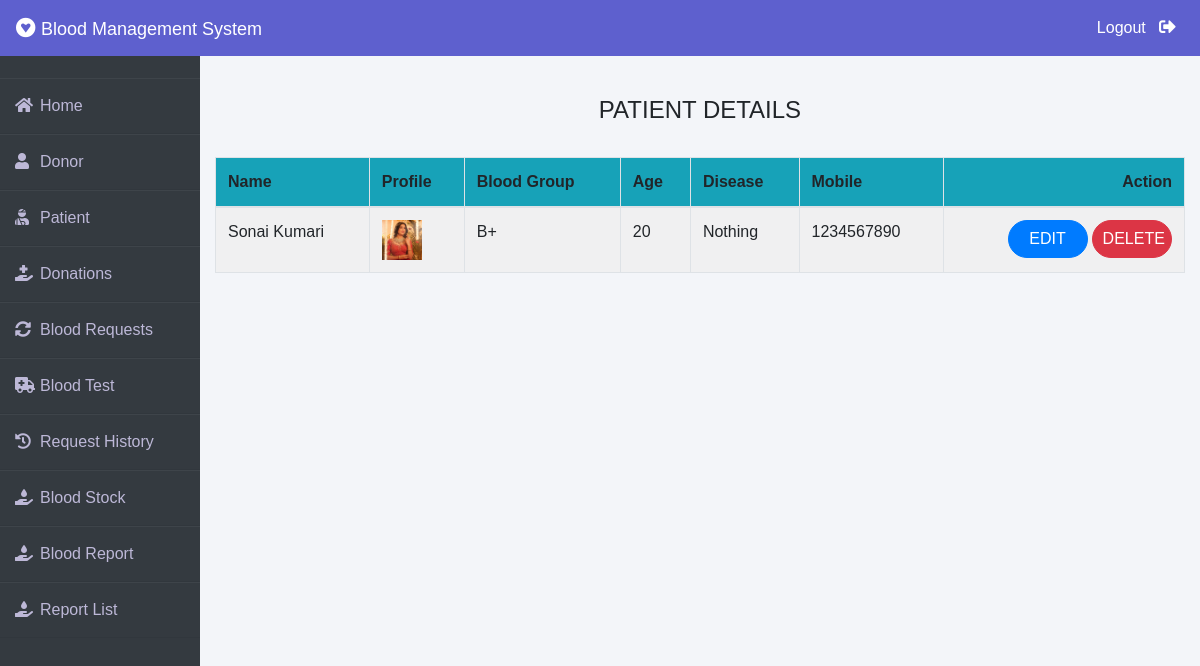
The page /admin-patient (signed in) on the database its author committed.
### patient/models.py (models this page shows, shortened)
class Patient(models.Model):
    user=models.OneToOneField(User,on_delete=models.CASCADE)
    profile_pic= models.ImageField(upload_to='profile_pic/Patient/',null=True,blank=True)
    age=models.PositiveIntegerField()
    bloodgroup=models.CharField(max_length=10)
    disease=models.CharField(max_length=100)
    doctorname=models.CharField(max_length=50)
    address = models.CharField(max_length=40)
    mobile = models.CharField(max_length=20,null=False)
    @property
    def get_name(self):
        return self.user.first_name+" "+self.user.last_name

### blood/views.py (the view)
# urls.py: path('admin-patient', views.admin_patient_view,name='admin-patient'),
@login_required(login_url='adminlogin')
def admin_patient_view(request):
    patients=pmodels.Patient.objects.all()
    return render(request,'blood/admin_patient.html',{'patients':patients})

### templates/blood/admin_patient.html
{% extends 'blood/adminbase.html' %}
{% block content %}
{% load widget_tweaks %}
{%load static%}
<br><br>
<div class="container">
    <H4 class="text-center">PATIENT DETAILS</H4><br>
    <table class="table table-light table-hover table-bordered table-striped">
        <thead class="bg-info">
            <tr>
                <th scope="col">Name</th>
                <th scope="col">Profile</th>
                <th scope="col">Blood Group</th>
                <th scope="col">Age</th>
                <th scope="col">Disease</th>
                <th scope="col">Mobile</th>
                <th class="text-right">Action</th>
            </tr>
        </thead>
        <tbody>
            {% for t in patients %}
            <tr>
                <td> {{t.get_name}}</td>
                <td> <img src="{% static t.profile_pic.url %}" alt="Profile Pic" height="40px" width="40px" /></td>
                <td>{{t.bloodgroup}}</td>
                <td>{{t.age}}</td>
                <td>{{t.disease}}</td>
                <td>{{t.mobile}}</td>
                <td class="text-right">
                    <button class="btn btn-primary badge-pill" style="width: 80px;"><a  style="text-decoration: none;color: white;" href="{% url 'update-patient' t.id  %}">EDIT</a> </button>
                    <button class="btn btn-danger badge-pill" style="width: 80px;"><a  style="text-decoration: none;color: white;" href="{% url 'delete-patient' t.id  %}">DELETE</a> </button>
                </td>
            </tr>
            {% endfor %}
        </tbody>
    </table>
</div>
{% endblock content %}

### templates/blood/adminbase.html (style rules this page uses)
* { margin: 0; padding: 0; box-sizing: border-box; list-style: none; text-decoration: none; font-family: 'Josefin Sans', sans-serif; }
body { background-color: #f3f5f9; }

### rows shown on the page
Patient: get_name "Sonai Kumari", profile_pic (picture), bloodgroup "B+", age "20", disease "Nothing", mobile "1234567890"
